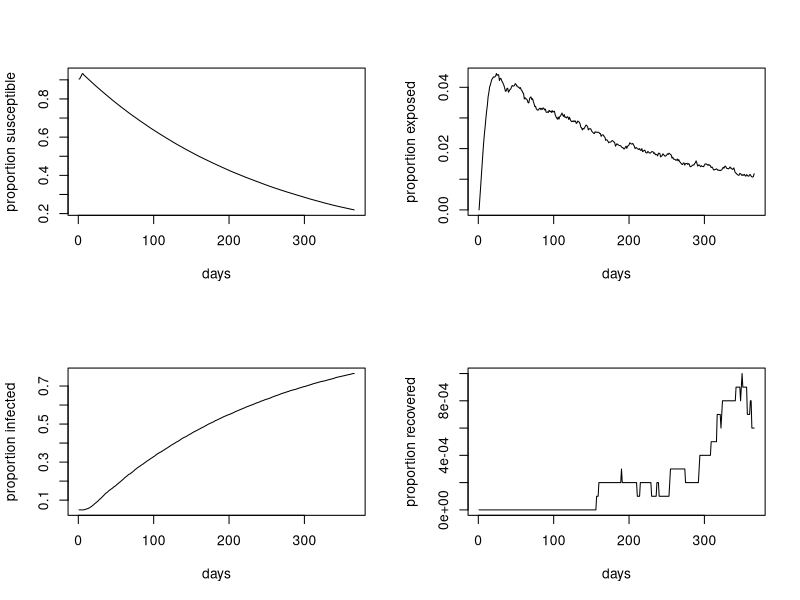

The R source for this figure:
# Emerging Case: OutbreakR: an R library for epidemiological projections of wildlife and human diseases
# 
# Project
# Program Outbreak (www.vortex10.org/Outbreak.aspx) is an individual-based model software package (open access) that simulates disease dynamics
# using transitions among susceptible, exposed, infectious and recovered individuals. Outbreak provides several options for modes of transmission
# (random contact within populations, spatially based transmission, contact with environmental sources of disease) and provides options for
# management through vaccination or culling (written by Robert Lacy, JP Pollak, PS Miller, L Hungerford, and P Bright).
# 
# While Outbreak is ideal for modelling the dynamics of diseases in small populations, it could be limited for applications involving
# larger (>> 1000s) populations because of the detailed, individual-to-individual contacts invoked in the individual-based model
# at each transition interval. We therefore propose to write an R Package (cran.r-project.org) library that includes a large component
# of the main Outbreak methodology, but calculates disease-state transitions based on a weighted population of infected and susceptible
# individuals at each time step.
# 
# The main idea is to hybridise the individual- and population-based algorithms such that the disease dynamics of larger populations
# can be modelled. We propose to start with a detailed matrix of individuals in a population (rows), and their characteristics 
# (age, sex, condition, etc.) and initial disease state (pre-susceptible, susceptible, exposed, infected, recovered) at the beginning
# of the projection. For each interval, the disease state of each individual is assessed as the product of the probabilities of contact,
# transmission, etc., weighted by the number of individuals in the corresponding disease state (e.g., susceptibles can transition
# to ‘exposed’ as a product of the contact probability, the transmission probability, and the number of infected individuals in the entire population).
# 
# At the end of the desired number of disease-transition intervals (e.g., daily for 1 year), the frequency table of individuals
# in each disease category can then be parsed to other applications in R (e.g., matrix population models) or for external applications
# (e.g., RAMAS/Metapop). Over time, the addition of spatial elements, environmental correlates, and other complexities can be added 
# to the base functions in the library.
# 
# Meetings & Activities
# RCN Synthesis Meeting, White Oak Conservation, Yulee, Florida, USA (15-19 January 2018)
# 
# Participants: 
# Robert Lacy (Chicago Zoological Society); Phil Miller (Species Survival Commission: Species Planning Specialist Group); JP Pollak 
# (University of Cornell), Ana Davidson (Colorado State University); Nadia Ali (University of Chicago); Loren Cassin Sackett 
# (University of South Florida); Taylor Callicrate (Chicago Zoological Society; Species Conservation Toolkit Initiative)


#####################################################################################################
#####################################################################################################
# create dummy input matrix
pop.size <- 10000
age.classes <- c("juv","sub","adu")
age.prop <- c(0.50, 0.30, 0.20)
life.span <- 17 # in years
sex.classes <- c("F","M")
sex.ratio <- 0.50

disease.states <- c("P", "S", "E", "I",  "R")
init.dis.prop <- c(0.05, 0.9, 0.0, 0.05, 0.0)

# How many days to project?
days.proj <- 365 # number of days to project disease transition states into the future

# randomise initial individual characteristics
# disease state 
dis.state.dat <- as.data.frame(t(rmultinom(pop.size, size = 1, prob = init.dis.prop)))
dis.state.vec <- rep(0, pop.size)
for (i in 1:pop.size) {
  sub.dis <- which(dis.state.dat[i,] == 1)
  dis.state.vec[i] <- disease.states[sub.dis]
}

# age 
age.dat <- as.data.frame(t(rmultinom(pop.size, size = 1, prob = age.prop)))
age.vec <- rep(0, pop.size)
for (i in 1:pop.size) {
  sub.age <- which(age.dat[i,] == 1)
  age.vec[i] <- age.classes[sub.age]
}

# sex
sex.vec <- ifelse(rbinom(pop.size,1,sex.ratio) == 1, "F", "M")

# set up init data frame
ind.vec <- 1:pop.size
init.dat <- data.frame(ind.vec, sex.vec, age.vec, dis.state.vec)
colnames(init.dat) <- c("ind","sex","age","dis")

# disease parameters
encounter.rate <- 5 # individuals per day
prob.never.S <- 0.05 # probability pre-susceptible never becomes susceptible (permanent immunity)
min.tim.b.ind.S <- 1 # minimum time before an individual becomes susceptible
max.tim.b.ind.S <- 5 # maximum time before an individual becomes susceptible
contact.rate <- 0.1 # proportion of the population an exposed/infected individual encounters/day
daily.trans.pr <- 0.27 # daily transmission probability
out.dis.pr.trans <- 0.0027 # outside disease source probabilty of transmission
min.lat.inc.E <- 4 # minimum (days) incubation (latent) period of infection for exposed individuals
max.lat.inc.E <- 20 # maximum (days) incubation (latent) period of infection for exposed individuals
prop.I.remain <- 0.425 # proportion of infected individuals remaining so indefinitely
min.tim.rem.I <- 60 # minimum number of days an animal can remain infectious
max.tim.rem.I <- 17*365 # maximum number of days an animal can remain infectious
pr.R <- 0.01 # probability of recovery and subsequent resistance after the minimum time being infectious 
pr.ret.S <- 0.9 # probability of returning to the susceptible state after recovery (assuming those not returning to susceptible are pre-susceptible)
pr.R.perm.imm <- 0.01 # proportion of recovered individuals acquiring permanent immunity
min.tim.res <- 20 # minimum number of days resistant
max.tim.res <- 60 # maximum number of days resistant


## transmission state projection matrix
proj.dat <- as.data.frame(matrix(0,nrow=pop.size,ncol=days.proj+1))
colnames(proj.dat)[1] <- "ST"
colnames(proj.dat)[2:(days.proj+1)] <- paste("D",seq(1:days.proj),sep="")
proj.dat[,1] <- init.dat$dis

# project
# pre-susceptibles remaining so indefinitely
nP <- which(proj.dat$ST == "P")
lnP <- length(nP)
n.perm.P <- round(lnP*prob.never.S,0)
perm.P <- nP[sort(round(runif(n.perm.P, min=1, max=lnP),0))]
if(length(perm.P) > 0) {
  proj.dat[perm.P, (2:(days.proj+1))] <- rep("P",days.proj)}

# time P->S
nP2 <- which(proj.dat$ST == "P")
lnP2 <- length(nP2)
P.max.tim <- ifelse(max.tim.b.ind.S > days.proj, days.proj, max.tim.b.ind.S)
P.dur.tim <- round(runif(lnP2,min.tim.b.ind.S, P.max.tim),0)
P.dur.mat <- as.data.frame(matrix(0,nrow=lnP2,ncol=P.max.tim))
for (i in 1:lnP2) {
  P.dur.vec <- c(rep("P",(P.dur.tim[i]-1)), "S")
  if (length(P.dur.vec) == 0) {
    P.dur.vec <- "S"}
  P.dur.mat[i,1:(length(P.dur.vec))] <- P.dur.vec
}
proj.dat[nP2, (2:(P.max.tim+1))] <- P.dur.mat

# remaining I indefinitely
nI <- which(proj.dat$ST == "I")
lnI <- length(nI)
if (round(prop.I.remain*lnI, 0) > 0) {
    perm.I <- sort(sample(nI,round(prop.I.remain*lnI, 0), replace=F))
    proj.dat[perm.I, (2:(days.proj+1))] <- rep("I",days.proj)
}

# S->E
nS <- which(proj.dat$ST == "S")
lnS <- length(nS)
nSexp <- round(round(lnI*contact.rate, 0) * lnS/pop.size, 0) # number of susceptibles exposed
nE.int <- round(nSexp * daily.trans.pr, 0) # new exposed from internal exposure
nE.ext <- round(lnS * out.dis.pr.trans, 0) # new exposed from outside source
nE.new <- nE.int + nE.ext # total number of new exposed
if (nE.new > 0) {
  E.new <- sort(sample(nS, nE.new, replace=F))
  proj.dat$D1[E.new] <- "E"} # newly exposed on DAY 1

E1.dur1 <- round(runif(nE.new, min.lat.inc.E, max.lat.inc.E), 0)
E1.dur <- ifelse(E1.dur1 > days.proj, days.proj, E1.dur1)
E1.dur.arr <- sapply(E1.dur, rep, x="E")
for (i in 1:nE.new) {
  E1.dur.arr[[i]][E1.dur[i]] <- "I"
  proj.dat[E.new[i], (3:(E1.dur[i]+2))] <- E1.dur.arr[[i]]
}

# assign remaining individuals on DAY1 as status on ST
D1.0 <- which(proj.dat$D1 == 0)
proj.dat[D1.0, 2] <- as.character(proj.dat[D1.0, 1])


# time remaining infectious
nI2 <- which(proj.dat$D1 == "I")
lnI2 <- length(nI2)
I.max.tim <- ifelse(max.tim.rem.I > days.proj, days.proj, max.tim.rem.I)
I.dur.tim1 <- round(runif(lnI2, min.tim.rem.I, max.tim.rem.I),0)
I.dur.tim <- ifelse(I.dur.tim1 > days.proj, (days.proj), I.dur.tim1)
I.days.rem1 <- I.dur.tim1 - (days.proj - 1)
I.days.rem <- ifelse(I.days.rem1 < 0, 0, I.days.rem1)
I.dur.mat <- as.data.frame(matrix(0,nrow=lnI2,ncol=I.max.tim))

for (i in 1:lnI2) {
  I.dur.vec <- rep("I",I.dur.tim[i])
  if (length(I.dur.vec) == 0) {
    I.dur.vec <- "I"}
  I.dur.mat[i,1:(length(I.dur.vec))] <- I.dur.vec
}
proj.dat[nI2, (2:(I.max.tim+1))] <- I.dur.mat



## project through all days
for (d in 3:(dim(proj.dat)[2])) {

  nS <- which(proj.dat[,(d-1)] == "S" & proj.dat[,d] == 0)
  lnS <- length(nS)
  nSexp <- round(round(lnI*contact.rate, 0) * lnS/pop.size, 0) # number of susceptibles exposed
  nE.int <- round(nSexp * daily.trans.pr, 0) # new exposed from internal exposure
  nE.ext <- round(lnS * out.dis.pr.trans, 0) # new exposed from outside source
  nE.new <- nE.int + nE.ext # total number of new exposed
  if (nE.new > 0) {
    E.new <- sort(sample(nS, nE.new, replace=F))
    proj.dat[E.new, d] <- "E"} # newly exposed on DAY d
  
  if (nE.new > 0) {
    E1.dur1 <- round(runif(nE.new, min.lat.inc.E, max.lat.inc.E), 0)
    E1.dur <- ifelse(E1.dur1 > (days.proj+1-d), (days.proj+1-d), E1.dur1)
    for (i in 1:nE.new) {
      E1.dur.vec <- rep("E", E1.dur[i])
      E1.dur.vec[length(E1.dur.vec)] <- "I"
      if (length(E1.dur.vec) < (days.proj+1-d)) {
        proj.dat[E.new[i], ((d+1):(E1.dur[i]+d))] <- E1.dur.vec} # end if
      if (length(E1.dur.vec) == 0) {
        proj.dat[E.new[i], dim(proj.dat)[2]] <- "E"} # end if
    } # i loop
  }  # end if
  
  # assign remaining individuals on DAY d as status on d-1
  D.0 <- which(proj.dat[d] == 0)
  if (d <= dim(proj.dat)[2]) {
    proj.dat[D.0, d] <- as.character(proj.dat[D.0, (d-1)])} # end if
    
} # end d loop



# resistance/recovery
# start recovery
proj.tmpI <- as.data.frame(ifelse(proj.dat == "I", 1, 0))
I.sub <- (ifelse(apply(proj.tmpI, 1, sum) > 0, 1, 0))
I.tot <- ind.vec[(which(I.sub == 1))]
nI.tot <- length(I.tot) # total number of individuals infected
nRpt <- round(nI.tot*pr.R, 0) # number of potential recovereds
Rpt <- sort(sample(I.tot, nRpt, replace=F)) # identify potential recovereds
nI.days <- I.1st <- R.min.start <- R.start <- R.start2 <- rep(0,nRpt)
for (r in 1:nRpt) {
  nI.days[r] <- length(which(proj.dat[Rpt[r], 2:(dim(proj.dat)[2])] == "I")) # number of days infected over total projection interval
  I.1st[r] <- which(proj.dat[Rpt[r], 1:(dim(proj.dat)[2])] == "I")[1] # day when first infected
  R.min.start[r] <- ifelse((I.1st[r] + min.tim.rem.I) > dim(proj.dat)[2], dim(proj.dat)[2], (I.1st[r] + min.tim.rem.I)) # minimum day recovery could start
  R.start[r] <- R.min.start[r] + round(runif(1, R.min.start[r], dim(proj.dat)[2]), 0) # actual day of recovery
  R.start2[r] <- ifelse(R.start[r] > dim(proj.dat)[2], dim(proj.dat)[2], R.start[r])
  proj.dat[Rpt[r], R.start2[r]] <- "R"} # end r loop
R.start.dat <- data.frame(Rpt, R.start2)

# fill R days after start R day
R.dur <- round(runif(nRpt, min.tim.res, max.tim.res), 0) # duration of recovered time between min and max
R.end <- R.start.dat[,2] + R.dur # end day of recovery
R.remain <- ifelse((R.end - dim(proj.dat)[2]) < 0, 0, (R.end - dim(proj.dat)[2])) # days remaining infected beyond final projection day (holdover for next run)
R.fin <- ifelse(R.end > dim(proj.dat)[2], dim(proj.dat)[2], R.end)
for (s in 1:nRpt) {
  proj.dat[Rpt[s], (R.start.dat[s,2]:R.fin[s])] <- "R"
  if (R.fin[s] == dim(proj.dat)[2]) {
    proj.dat[Rpt[s], dim(proj.dat)[2]] <- proj.dat[Rpt[s], (dim(proj.dat)[2]-1)]
  }
} # end s loop


# permanently resistant
R.remain.dat <- data.frame(R.start.dat[,1], R.remain)
colnames(R.remain.dat) <- c("recovered","R.remain")
if (length(which(R.remain == 0)) > 0) {
  R.remain.nonzero <- R.remain.dat[-which(R.remain == 0), ]} # end if
if (length(which(R.remain == 0)) == 0) {
  R.remain.nonzero <- R.remain.dat} # end if
nR.perm <- round(dim(R.remain.nonzero)[1]*pr.R.perm.imm, 0)
R.perm <- sort(sample(1:dim(R.remain.nonzero)[1], nR.perm, dim(R.remain.nonzero)[1]))
R.remain.nonzero[R.perm,2] <- life.span*365 # set time remaining to full lifespan (in days)

# returning to susceptible/pre-susceptible
R.fin.dat <- data.frame(R.start.dat[,1], R.fin)
colnames(R.fin.dat) <- c("recovered", "endR")
R.end.before <- which(R.fin.dat[,2] < dim(proj.dat)[2])
if (length(R.end.before > 0)) {
  endR.before <- R.fin.dat[R.end.before,] # which ones recovered before end of entire projection interval?
  S.return <- sort(sample(endR.before[,1], round(dim(endR.before)[1]*pr.ret.S, 0))) # which individuals become susceptible?
  S.return.dat <- endR.before[endR.before[,1] %in% S.return,]
  P.return <- endR.before[!(endR.before[,1] %in% S.return),1] # which become pre-susceptible?
  P.return.dat <- endR.before[!(endR.before[,1] %in% S.return),]
  for (q in 1:length(S.return)) {
    proj.dat[S.return.dat[q,1], (S.return.dat[q,2]+1)] <- "S"
    proj.dat[S.return.dat[q,1], (S.return.dat[q,2]+2):dim(proj.dat)[2]] <- 0
  } # end q loop
  for (p in 1:length(P.return)) {
    proj.dat[P.return.dat[p,1], (P.return.dat[p,2]+1)] <- "P"
    proj.dat[P.return.dat[p,1], (P.return.dat[p,2]+2):dim(proj.dat)[2]] <- 0
  } # end p loop
} # end if


# do any newly pre-susceptible individuals post-recovery become re-susceptible?
P.new.dur <- round(runif(length(P.return), min.tim.b.ind.S, max.tim.b.ind.S), 0)
for (p in 1:length(P.return)) {
  if ((P.return.dat[p,2]+1+P.new.dur[p]) <= dim(proj.dat)[2]) {
    proj.dat[P.return.dat[p,1], (P.return.dat[p,2]+1):(P.return.dat[p,2]+1+P.new.dur[p])] <- "S"
    proj.dat[P.return.dat[p,1], (P.return.dat[p,2]+2+P.new.dur[p]):dim(proj.dat)[2]] <- 0} # end if
  if ((P.return.dat[p,2]+1+P.new.dur[p]) > dim(proj.dat)[2]) {
    proj.dat[P.return.dat[p,1], (P.return.dat[p,2]+1):dim(proj.dat)[2]] <- "P"} # end if
} # end p loop

# do any newly susceptible individuals post-recovery become re-exposed?
proj.dat2 <- proj.dat[endR.before[,1],]

## now reproject through days with zeros
for (s in 1:dim(proj.dat2)[1]) {
  dat.tmp <- proj.dat2[s, ]
  ind.id <- as.numeric(rownames(dat.tmp))
  start.day <- which(dat.tmp == 0)[1]
  if (is.na(start.day) == F) {
    start.state <- as.character(dat.tmp[(start.day - 1)])
    d.len <- dim(proj.dat)[2] - start.day + 1
    
    for (d in 1:d.len) {
      today <- start.day + d - 1
      nS.onday <- length(which((proj.dat[,(today-1)]) == "S")) # number of susceptibles in population on the day before
      nI.onday <- length(which((proj.dat[,(today-1)]) == "I")) # number of infecteds in population on the day before
      nSexp.onday <- round(round((nI.onday * contact.rate), 0) * (nS.onday/pop.size), 0)
      pr.this.ind.E <- nSexp.onday/nS.onday * (daily.trans.pr+out.dis.pr.trans) # probability this individual is exposed
      state.this.ind <- ifelse((rbinom(1,1,pr.this.ind.E)) == 1, "E", "S") # is this individual exposed?  
      if (state.this.ind == "S") {
        proj.dat[ind.id, today] <- "S"} # end if
      
      if (state.this.ind == "E") {
        E1.dur1 <- round(runif(1, min.lat.inc.E, max.lat.inc.E), 0)
        E1.dur <- ifelse(E1.dur1 > (days.proj+1-today), (days.proj+1-today), E1.dur1)
        E1.dur.vec <- rep("E", E1.dur)
        E1.dur.vec[length(E1.dur.vec)] <- "I"
          if (length(E1.dur.vec) < (days.proj+1-today)) {
            proj.dat[ind.id, (today+1):(E1.dur+today)] <- E1.dur.vec} # end if
          if (length(E1.dur.vec) == 0) {
            proj.dat[ind.id, dim(proj.dat)[2]] <- "E"} # end if
      } # end if
    } # end d loop
  } # end if
} # end s loop


# accumulate individual hold-over characteristics for next epidemiologial projection
ind.holdover.dat <- init.dat
ind.holdover.dat$permP <- 0
ind.holdover.dat[perm.P,dim(ind.holdover.dat)[2]] <- 1 # permanently pre-susceptible
ind.holdover.dat$permI <- 0
ind.holdover.dat[perm.I,dim(ind.holdover.dat)[2]] <- 1 # permanently infectious
ind.holdover.dat$days.remI <- 0
ind.holdover.dat[nI2,dim(ind.holdover.dat)[2]] <- I.days.rem # days remaining infectious for next projection interval set
ind.holdover.dat$perm.R <- 0
ind.holdover.dat$days.remR <- 0
ind.holdover.dat[R.remain.nonzero[,1], dim(ind.holdover.dat)[2]] <- R.remain.nonzero[,2] # days remaining recovered for next projection interval set
ind.holdover.dat$end.dis <- proj.dat[,dim(proj.dat)[2]]


## timeline plots
par(mfrow=c(2,2))
# proportion susceptible
proj.tmp1 <- ifelse(proj.dat == "S", 1, 0)
TnS <- apply(proj.tmp1, 2, sum) / pop.size
plot(1:(days.proj+1), TnS, type="l", xlab="days", ylab="proportion susceptible")

# proportion susceptible
proj.tmp2 <- ifelse(proj.dat == "E", 1, 0)
TnE <- apply(proj.tmp2, 2, sum) / pop.size
plot(1:(days.proj+1), TnE, type="l", xlab="days", ylab="proportion exposed")

# proportion infected
proj.tmp3 <- ifelse(proj.dat == "I", 1, 0)
TnI <- apply(proj.tmp3, 2, sum) / pop.size
plot(1:(days.proj+1), TnI, type="l", xlab="days", ylab="proportion infected")

# proportion recovered
proj.tmp4 <- ifelse(proj.dat == "R", 1, 0)
TnR <- apply(proj.tmp4, 2, sum) / pop.size
plot(1:(days.proj+1), TnR, type="l", xlab="days", ylab="proportion recovered")
par(mfrow=c(1,1))
